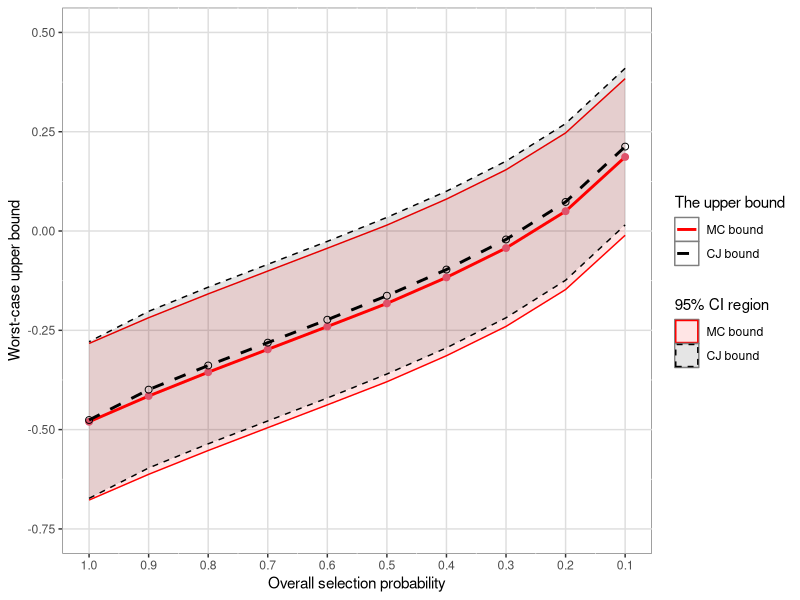

Write the R code that produced this figure.
## NOTES
## DATA IS SAVED IN "eg1-raw.csv"
## 

library(kableExtra)
library(ggplot2)
## DATA PREPROCESS
example1 <- read.csv("eg1-raw.csv")
example1$sigmasq <- (1/example1$precision)^2

## META-ANALYSIS WITHOUT CONSIDERING PUBLICATION BIAS
library(metafor)
ma1 <- rma.uni(yi = y, vi = sigmasq, data = example1, method = "ML")
ma1$b
ma1$se
ma1$ci.ub
## ANALYTICAL COPAS-JACKSON BOUND (tau=0)
p <- seq(1, 0.1, -0.1)
u <- qnorm(p)
b.CJ <- with(example1, {1/p*dnorm(u)*sum(precision)/sum(precision^2)})
names(b.CJ) <- sprintf("p=%.2f", p)

b.CJ
b.CJ.or <- as.vector(ma1$b)+b.CJ
b.CJ.ub <- b.CJ.or+2*pnorm(0.975)*as.vector(ma1$se)
b.CJ.lb <- b.CJ.or-2*pnorm(0.975)*as.vector(ma1$se)

## IMPORT THE MC BOUND
b.MC.result <- read.csv("MCbounds.csv")
b.MC <- rev(b.MC.result$maxb)
names(b.MC) <- sprintf("p=%.2f", p)

b.MC
b.MC.or <- as.vector(ma1$b)+b.MC
b.MC.ub <- b.MC.or+2*pnorm(0.975)*as.vector(ma1$se)
b.MC.lb <- b.MC.or-2*pnorm(0.975)*as.vector(ma1$se)

## PLOT 1
df <- data.frame(p = seq(1, 0.1, -0.1),
                 b.MC.or, b.MC.ub, b.MC.lb,
                 b.CJ.or, b.CJ.ub, b.CJ.lb)
plot1 <- ggplot(df, aes(x = p)) + 
  geom_ribbon(mapping=aes(ymin=b.MC.ub,ymax=b.MC.lb, fill="MC bound"), colour="red", alpha=0.1)+
  geom_ribbon(mapping=aes(ymin=b.CJ.ub,ymax=b.CJ.lb, fill="CJ bound"), colour="black", alpha=0.1, lty=2)+
  geom_line(aes(y = b.MC.or, colour="MC bound"), lwd =1) +
  geom_point(aes(y = b.MC.or), colour =2, pch=19, size=2) + 
  geom_line(aes(y = b.CJ.or, colour="CJ bound"), lwd =1, lty=2) +
  geom_point(aes(y = b.CJ.or), colour =1, pch=1, size=2) + 
  scale_x_reverse(n.breaks = 10, name="Overall selection probability") + 
  scale_y_continuous(limits = c(-0.75,0.5), name = "Worst-case upper bound") +
  theme(panel.background = element_rect(fill = "white", colour = "grey50"),
        panel.grid.major = element_line(colour = "grey87"))+
  scale_colour_manual("The upper bound", 
                      breaks = c("MC bound", "CJ bound"),
                      values = c("red", "black"),
                      guide = guide_legend(override.aes = list(lty = c(1,2))))+
  scale_fill_manual("95% CI region", 
                      breaks = c("MC bound", "CJ bound"),
                      values = c("red", "black"),
                    guide = guide_legend(override.aes = list(color = c("red", "black"))))

ggsave(filename = "eg1.eps", plot = plot1, device = cairo_ps, 
       width = 8, height = 6) 

# setEPS(width = 6, height = 6); postscript("eg1.eps")
# 
# plot(b.MC.or, ylab = "Maximum bias (b)", xlab = "Overall selction probability (p)", ylim = c(-0.7,0.5), xaxt = "n", type = "b")
# lines(b.MC.ub, lty=2)
# lines(b.MC.lb, lty=2)
# points(b.CJ.or, pch = 2, type = "b")
# lines(b.CJ.ub)
# lines(b.CJ.lb)
# axis(1, at = 1:10, labels = p)
# legend("bottomright", legend = c("The MC bound", "The CJ bound"), pch=c(1,2), cex = 1.2)
# 
# dev.off()

## TABLE1

tab1 <- cbind.data.frame(p = p, sprintf("%.3f [%.3f, %.3f]",b.MC.or, b.MC.lb, b.MC.ub), 
                         sprintf("%.3f [%.3f, %.3f]",b.CJ.or, b.CJ.lb, b.CJ.ub))
colnames(tab1) <- c("p", "The MC bound [95% CI]", "The CJ bound [95% CI]")
sink("tab1.tex")
kbl(tab1, 
    format = "latex",
    longtable = F, 
    booktabs = T, 
    linesep = "\\hline",
    digits = 3,
    align = "r",
    escape = FALSE,
    caption = "The values of the MC bound and the CJ bound in Example 1",
    label = "tab1",
    row.names = NA)
sink()
